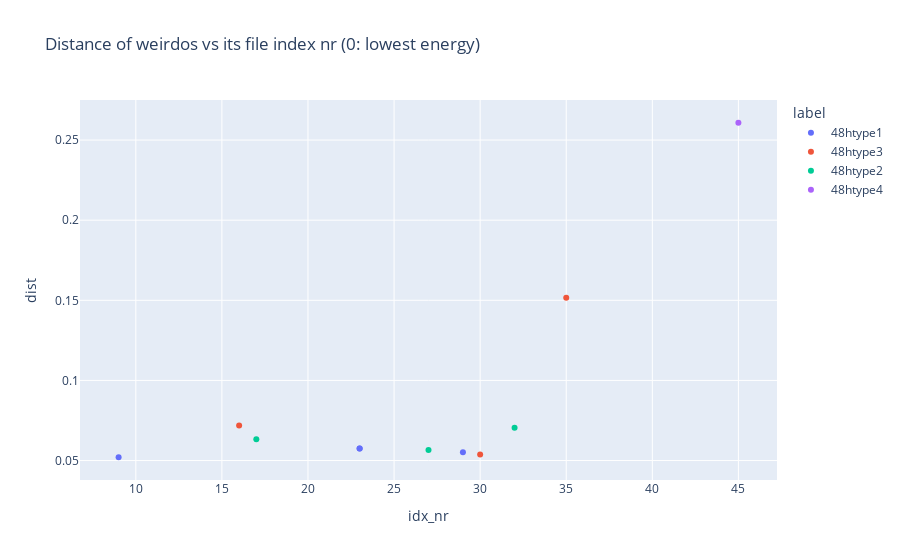

Write notebook code for a chart like this one.
### Code cell
fig = px.scatter(df, 
                x = 'idx_nr', 
                y = 'dist',
                # mode = "markers"
                color = 'label',
                title = 'Distance of weirdos vs its file index nr (0: lowest energy)',
                hover_data = ['dist', 'label', 'idx_nr', 'coor']
                )

fig.show(config={'scrollZoom': True})

### Figure 1 — Plotly figure (JSON) as saved in the notebook; plotly's stock layout.template omitted (floating-point values rounded to 4 significant figures)
{"data": [{"customdata": [["48htype1", [0.8551, 0.5342, 0.7121]], ["48htype1", [0.654, 0.2648, 0.02875]], ["48htype1", [0.654, 0.02875, 0.2648]], ["48htype1", [0.7719, 0.5232, 0.6508]]], "hovertemplate": "label=%{customdata[0]}<br>idx_nr=%{x}<br>dist=%{y}<br>coor=%{customdata[1]}<extra></extra>", "legendgroup": "48htype1", "marker": {"color": "#636efa", "symbol": "circle"}, "mode": "markers", "name": "48htype1", "orientation": "v", "showlegend": true, "type": "scatter", "x": [9, 23, 23, 29], "xaxis": "x", "y": [0.05206, 0.05745, 0.05745, 0.05512], "yaxis": "y"}, {"customdata": [["48htype3", [0.03337, 0.2261, 0.8714]], ["48htype3", [0.3054, 0.3729, 0.9429]], ["48htype3", [0.6272, 0.1187, 0.608]]], "hovertemplate": "label=%{customdata[0]}<br>idx_nr=%{x}<br>dist=%{y}<br>coor=%{customdata[1]}<extra></extra>", "legendgroup": "48htype3", "marker": {"color": "#EF553B", "symbol": "circle"}, "mode": "markers", "name": "48htype3", "orientation": "v", "showlegend": true, "type": "scatter", "x": [16, 30, 35], "xaxis": "x", "y": [0.07191, 0.05376, 0.1516], "yaxis": "y"}, {"customdata": [["48htype2", [0.23, 0.1246, 0.9492]], ["48htype2", [0.06611, 0.1992, 0.8744]], ["48htype2", [0.7694, 0.9692, 0.8774]]], "hovertemplate": "label=%{customdata[0]}<br>idx_nr=%{x}<br>dist=%{y}<br>coor=%{customdata[1]}<extra></extra>", "legendgroup": "48htype2", "marker": {"color": "#00cc96", "symbol": "circle"}, "mode": "markers", "name": "48htype2", "orientation": "v", "showlegend": true, "type": "scatter", "x": [17, 27, 32], "xaxis": "x", "y": [0.06333, 0.05655, 0.07055], "yaxis": "y"}, {"customdata": [["48htype4", [0.2441, 0.75, 0.75]]], "hovertemplate": "label=%{customdata[0]}<br>idx_nr=%{x}<br>dist=%{y}<br>coor=%{customdata[1]}<extra></extra>", "legendgroup": "48htype4", "marker": {"color": "#ab63fa", "symbol": "circle"}, "mode": "markers", "name": "48htype4", "orientation": "v", "showlegend": true, "type": "scatter", "x": [45], "xaxis": "x", "y": [0.2608], "yaxis": "y"}], "layout": {"legend": {"title": {"text": "label"}, "tracegroupgap": 0}, "title": {"text": "Distance of weirdos vs its file index nr (0: lowest energy)"}, "xaxis": {"anchor": "y", "domain": [0, 1], "title": {"text": "idx_nr"}}, "yaxis": {"anchor": "x", "domain": [0, 1], "title": {"text": "dist"}}}}
